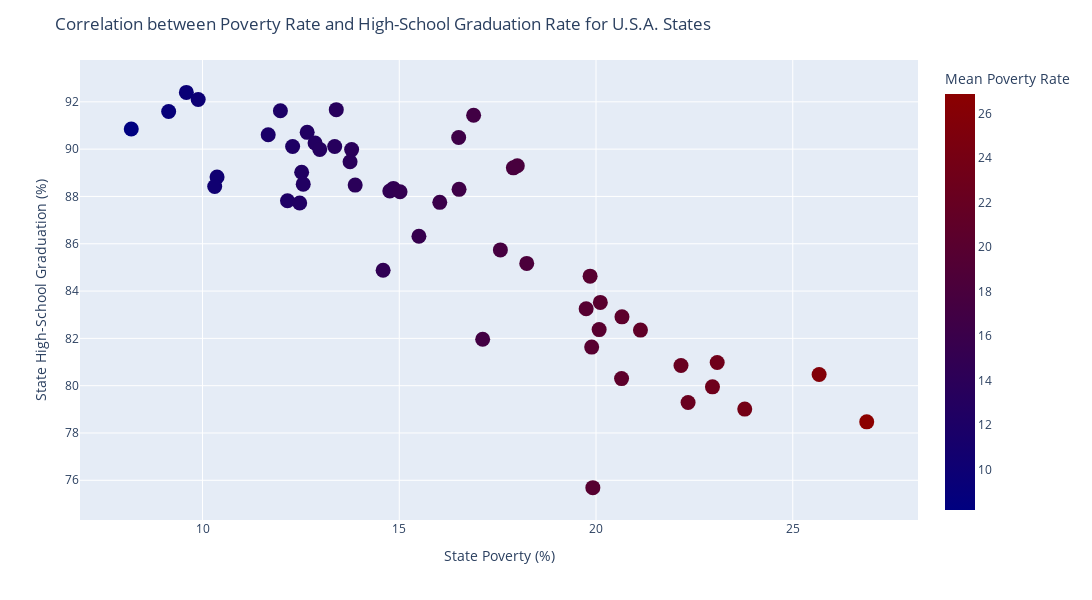

Notebook source saved alongside this figure:
### Code cell
fig = px.scatter(corr_poverty_hsgrad,
                 x="Mean Poverty Rate",
                 y="Mean Rate of HS Grad",
                 color="Mean Poverty Rate",
                 color_continuous_scale=COLOR_GOOD_TO_BAD,
                 width=1300,
                 height=600)

fig.update_layout(title="Correlation between Poverty Rate and High-School Graduation Rate for U.S.A. States",
                  xaxis_title="State Poverty (%)",
                  yaxis_title="State High-School Graduation (%)")

fig.update_traces(marker={"size": 15})

fig.show()

### Figure 1 — Plotly figure (JSON) as saved in the notebook; plotly's stock layout.template omitted (floating-point values rounded to 4 significant figures)
{"data": [{"hovertemplate": "Mean Poverty Rate=%{marker.color}<br>Mean Rate of HS Grad=%{y}<extra></extra>", "legendgroup": "", "marker": {"color": [9.59, 9.89, 13.4, 11.98, 9.14, 16.89, 8.19, 12.66, 11.67, 16.51, 12.86, 13.36, 12.29, 12.98, 13.79, 13.75, 18, 17.9, 12.52, 10.37, 12.56, 13.88, 10.31, 14.85, 16.52, 14.76, 15.02, 12.16, 16.03, 12.47, 15.5, 17.57, 18.24, 14.59, 19.85, 20.11, 19.75, 20.66, 20.08, 21.13, 17.12, 19.89, 23.08, 22.16, 25.67, 20.65, 22.96, 22.34, 23.78, 26.88, 19.92], "coloraxis": "coloraxis", "size": 15, "symbol": "circle"}, "mode": "markers", "name": "", "orientation": "v", "showlegend": false, "type": "scatter", "x": [9.59, 9.89, 13.4, 11.98, 9.14, 16.89, 8.19, 12.66, 11.67, 16.51, 12.86, 13.36, 12.29, 12.98, 13.79, 13.75, 18, 17.9, 12.52, 10.37, 12.56, 13.88, 10.31, 14.85, 16.52, 14.76, 15.02, 12.16, 16.03, 12.47, 15.5, 17.57, 18.24, 14.59, 19.85, 20.11, 19.75, 20.66, 20.08, 21.13, 17.12, 19.89, 23.08, 22.16, 25.67, 20.65, 22.96, 22.34, 23.78, 26.88, 19.92], "xaxis": "x", "y": [92.4, 92.1, 91.67, 91.62, 91.59, 91.43, 90.85, 90.71, 90.61, 90.49, 90.26, 90.11, 90.11, 89.99, 89.98, 89.47, 89.3, 89.21, 89.02, 88.82, 88.52, 88.48, 88.42, 88.34, 88.3, 88.23, 88.2, 87.82, 87.75, 87.72, 86.32, 85.74, 85.17, 84.88, 84.63, 83.52, 83.25, 82.91, 82.37, 82.35, 81.96, 81.63, 80.98, 80.85, 80.47, 80.3, 79.95, 79.29, 79.01, 78.47, 75.69], "yaxis": "y"}], "layout": {"coloraxis": {"colorbar": {"title": {"text": "Mean Poverty Rate"}}, "colorscale": [[0, "navy"], [1, "darkred"]]}, "height": 600, "legend": {"tracegroupgap": 0}, "margin": {"t": 60}, "title": {"text": "Correlation between Poverty Rate and High-School Graduation Rate for U.S.A. States"}, "width": 1300, "xaxis": {"anchor": "y", "domain": [0, 1], "title": {"text": "State Poverty (%)"}}, "yaxis": {"anchor": "x", "domain": [0, 1], "title": {"text": "State High-School Graduation (%)"}}}}
